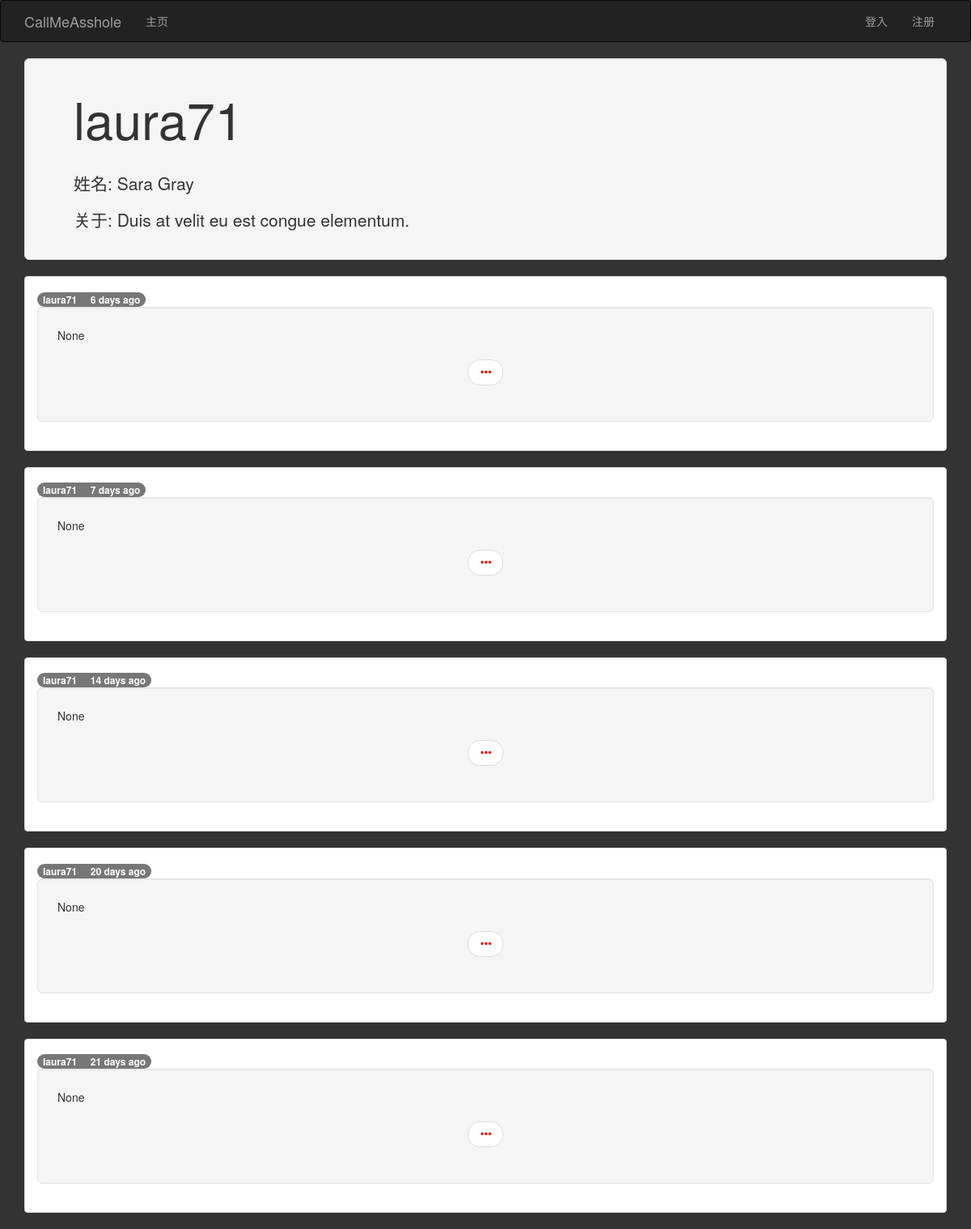
The app's page /user/laura71 with its own data.
### app/models.py (models this page shows, shortened)
class User(UserMixin,db.Model):
	__tablename__ = 'users'
	email = db.Column(db.String(64),unique=True,index=True)
	id = db.Column(db.Integer,primary_key=True)
	username = db.Column(db.String(64),unique=True,index=True)
	role_id = db.Column(db.Integer,db.ForeignKey('roles.id'))
	password_hash = db.Column(db.String(128))
	posts = db.relationship('Post',backref='author',lazy='dynamic')
	name = db.Column(db.String(64))
	about_me = db.Column(db.Text())
	memeber_since = db.Column(db.DateTime(),default=datetime.utcnow)
	last_seen = db.Column(db.DateTime(),default=datetime.utcnow)
	@property
	def password(self):
		raise AttributeError("password is not a readable attribute!")

class Post(db.Model):
	__tablename__ = 'posts'
	id = db.Column(db.Integer,primary_key=True)
	title = db.Column(db.String(64))
	subtitle = db.Column(db.String(64))
	body = db.Column(db.Text)
	body_html = db.Column(db.Text)
	body_browse = db.Column(db.Text)
	body_browse_html= db.Column(db.Text)
	timestamp = db.Column(db.DateTime,index=True,default=datetime.utcnow)
	author_id = db.Column(db.Integer,db.ForeignKey('users.id'))

### app/main/views.py (the view)
@main.route('/user/<username>')
def user(username):
	user=User.query.filter_by(username=username).first()
	if user is None:
		abort(404)
	posts = user.posts.order_by(Post.timestamp.desc()).all()
	return render_template('user.html',user = user,posts=posts)

### app/auth/views.py (called while the page is built)
@auth.before_app_request
def before_request():
	if current_user.is_authenticated:
		current_user.ping()

### app/main/__init__.py (called while the page is built)
@main.app_context_processor
def inject_permissions():
	return dict(Permission=Permission)

### app/models.py (called while the page is built)
	def is_administrator(self):
		return False

### app/templates/user.html (shortened to what this page needs)
{% extends "base.html" %}
{% block head%}
	{{super()}}
	<link rel="stylesheet" type="text/css" href="{{url_for('static',filename='css/base.css')}}">
{%endblock%}
{%block page_content%}
		<div class="jumbotron well">
			<h1>{{ user.username }}</h1>
			<br>
			<p>姓名: {{user.name}}</p>
			<p>关于: {{user.about_me}}</p>
		</div>
		{% include '_posts_browse.html' %}
{%endblock%}

### app/templates/_posts_browse.html
{%for post in posts %}
<div class="panel panel-default">
	<div class="panel-body">
		<a href="{{url_for('main.user',username=post.author.username)}}">
			<span class="badge">
				{{post.author.username}}&nbsp;&nbsp; &nbsp;&nbsp;{{moment(post.timestamp).fromNow()}}
			</span>
		</a>
		<div class="well well-lg">
			{%if post.body_browse_html%}
			{{post.body_browse_html | safe}}
			{%else%}
			{{post.body_browse}}
			{%endif%}
			<nav>
				<ul class="pager">
					<li>
						<a href="{{url_for('main.post',id=post.id)}}">
							<span class="glyphicon glyphicon-option-horizontal"></span>
						</a>
					</li>
				</ul>
			</nav>
		</div>
	</div>
</div>
{%endfor%}

### app/static/css/base.css (style rules this page uses)
body { background-color: #333; }
a { text-decoration:none; color: #FF0000; }

### records on screen
User: username "laura71", name "Sara Gray", about_me "Duis at velit eu est congue elementum."
Post: author.username "laura71", timestamp "6 days ago", body_browse "None"
Post: author.username "laura71", timestamp "7 days ago", body_browse "None"
Post: author.username "laura71", timestamp "14 days ago", body_browse "None"
Post: author.username "laura71", timestamp "20 days ago", body_browse "None"
Post: author.username "laura71", timestamp "21 days ago", body_browse "None"
